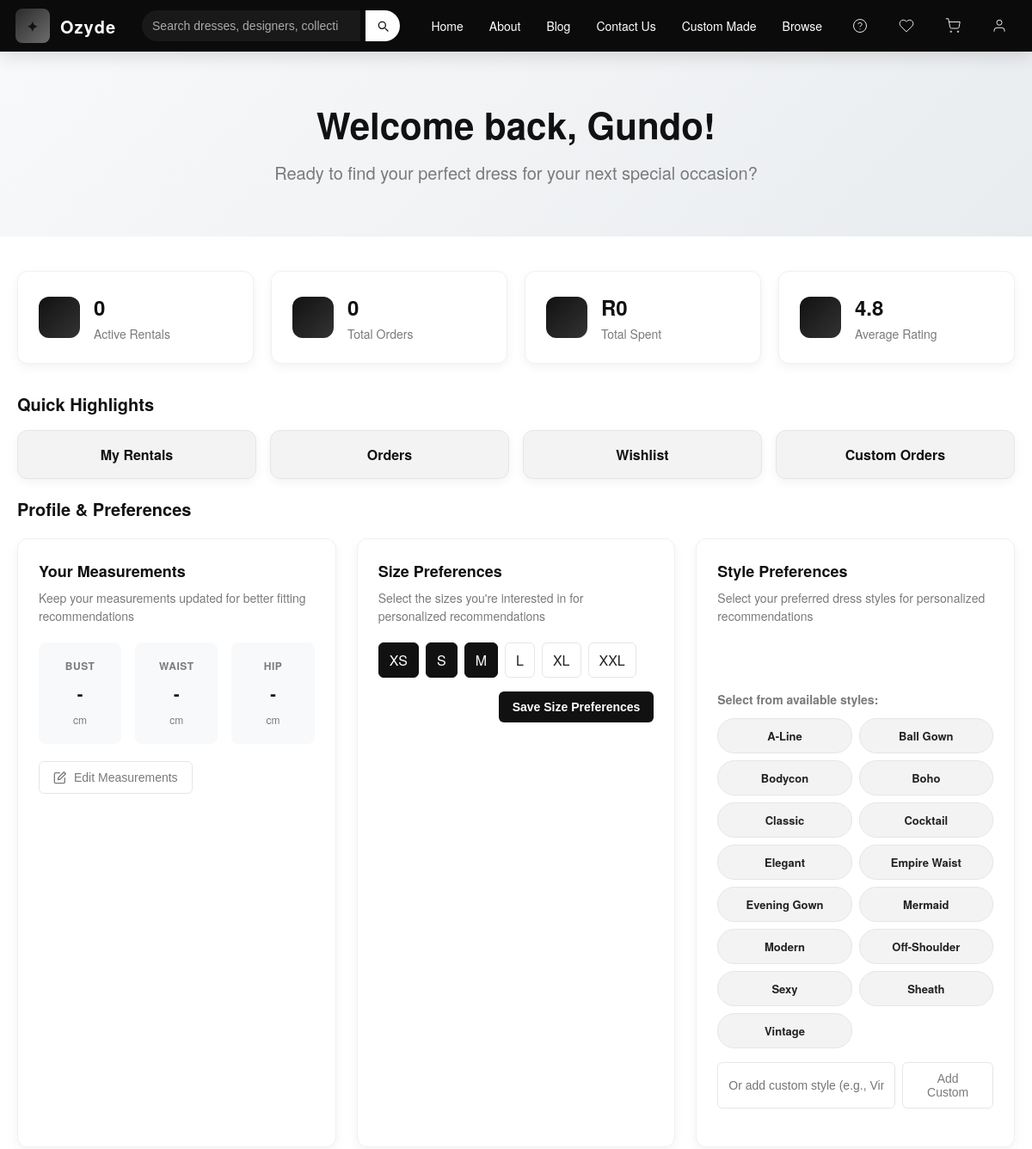
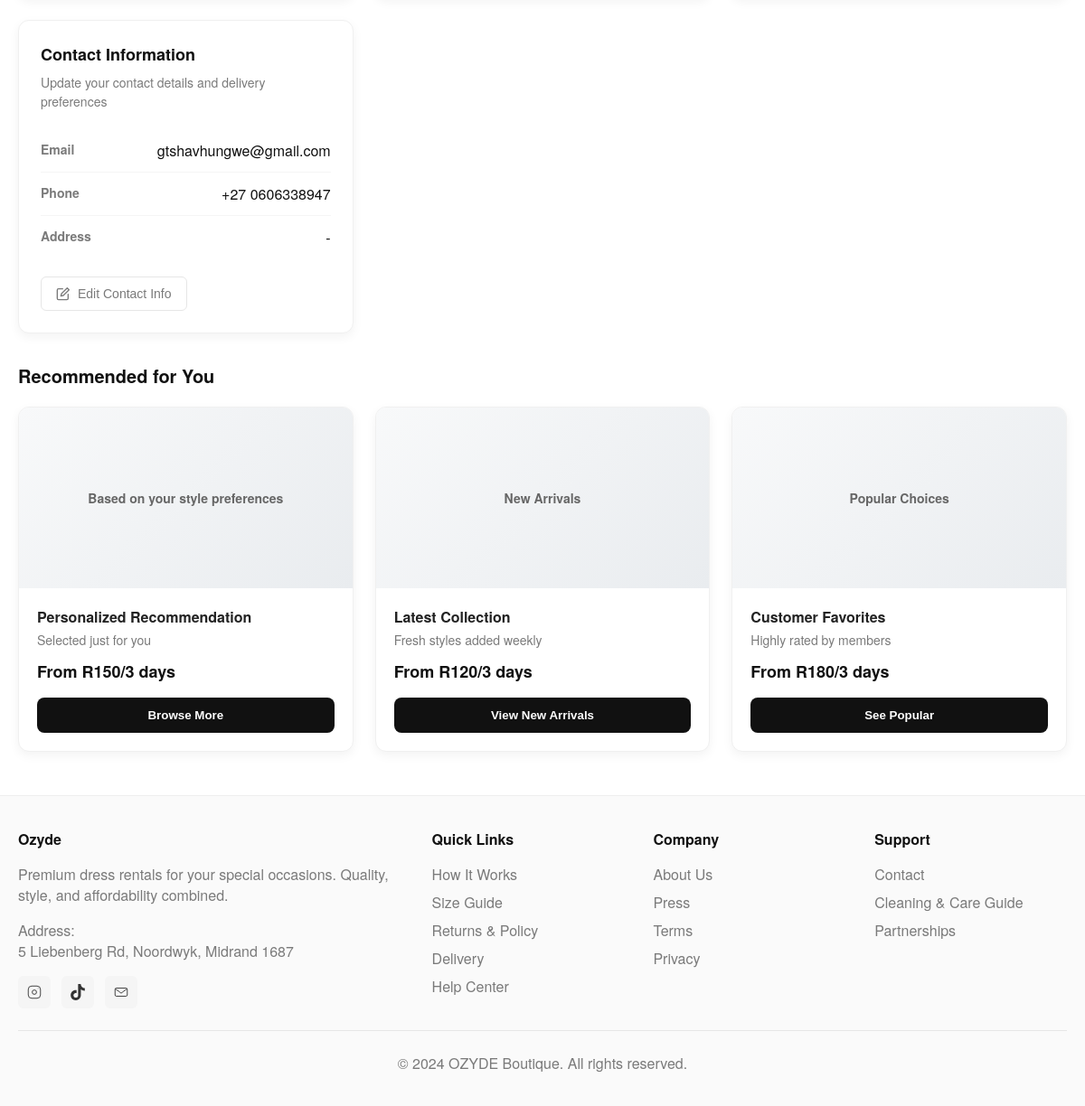
Page /customerdashboard.php (signed in) on the committed database (2 pictures, top to bottom).
### tables this page shows
CREATE TABLE `users` (
  `user_id` int(11) NOT NULL,
  `first_name` varchar(50) NOT NULL,
  `last_name` varchar(50) NOT NULL,
  `email` varchar(100) NOT NULL,
  `password` varchar(255) NOT NULL,
  `phone` varchar(20) DEFAULT NULL,
  `country_code` varchar(5) DEFAULT '+27',
  `role` enum('customer','admin') DEFAULT 'customer',
  `created_at` timestamp NOT NULL DEFAULT current_timestamp(),
  `address_line1` varchar(255) DEFAULT NULL,
  `address_line2` varchar(255) DEFAULT NULL,
  `city` varchar(100) DEFAULT NULL,
  `province` varchar(100) DEFAULT NULL,
  `postal_code` varchar(20) DEFAULT NULL,
  `country` varchar(50) DEFAULT 'South Africa'
);

CREATE TABLE `dress_styles` (
  `style_id` int(11) NOT NULL,
  `style_name` varchar(100) NOT NULL,
  `is_custom` tinyint(1) DEFAULT 0,
  `created_at` timestamp NOT NULL DEFAULT current_timestamp()
);

### customerdashboard.php (the view, shortened to what the rows shown need)
<?php
$db_host = 'localhost';
$db_user = 'root';
$db_pass = '';
$db_name = 'ozyde';
$mysqli = new mysqli($db_host, $db_user, $db_pass, $db_name);
$mysqli->set_charset('utf8mb4');
$user_id = $_SESSION['user_id'];
$user_query = "SELECT u.first_name, u.last_name, u.email, u.phone, u.country_code,
                      u.address_line1, u.address_line2, u.city, u.province, u.postal_code, u.country,
                      um.bust, um.waist, um.hips
               FROM users u
               LEFT JOIN user_measurements um ON u.user_id = um.user_id
               WHERE u.user_id = ?";
$user_stmt = $mysqli->prepare($user_query);
$user_stmt->bind_param("i", $user_id);
$user_stmt->execute();
$user_result = $user_stmt->get_result();
$user_data = $user_result->fetch_assoc();
$all_styles_query = "SELECT style_id, style_name FROM dress_styles WHERE is_custom = 0 ORDER BY style_name";
$all_styles_result = $mysqli->query($all_styles_query);
$all_styles = [];
while ($row = $all_styles_result->fetch_assoc()) {
    $all_styles[] = $row;
}
$user_styles = [];
function esc($s) {
    return htmlspecialchars((string)$s, ENT_QUOTES | ENT_SUBSTITUTE, 'UTF-8');
}
?>
<!doctype html>
<html lang="en">
<head>
</head>
<body>
    <main>
        <section class="welcome-banner">
            <div class="welcome-content">
                <h1>Welcome back, <?php echo esc($user_data['first_name'] ?? 'User'); ?>!</h1>
                <p>Ready to find your perfect dress for your next special occasion?</p>
            </div>
        </section>
        <div class="dashboard-content">
            <section class="quick-highlights">
                <h2>Quick Highlights</h2>
            </section>
            <section class="profile-preferences-section">
                <h2 class="section-title">Profile & Preferences</h2>
                <div class="preferences-grid">
                    <div class="preference-card styles-card">
                        <div class="style-selection-section">
                            <div class="style-selection-grid">
                                <?php
                                $user_style_ids = array_column($user_styles, 'style_id');
                                foreach ($all_styles as $style):
                                    $is_selected = in_array($style['style_id'], $user_style_ids);
                                ?>
                                <div class="style-selection-chip <?php echo $is_selected ? 'selected' : ''; ?>"
                                     data-style-id="<?php echo esc($style['style_id']); ?>"
                                     onclick="toggleStyle(<?php echo esc($style['style_id']); ?>, this)">
                                    <?php echo esc($style['style_name']); ?>
                                </div>
                                <?php endforeach; ?>
                            </div>
                        </div>
                    </div>
                    <div class="preference-card contact-card">
                        <div class="contact-info" id="contactInfo">
                            <div class="contact-item">
                                <label>Email</label>
                                <div class="contact-value" id="emailDisplay">
                                    <?php echo esc($user_data['email'] ?? '-'); ?>
                                </div>
                            </div>
                            <div class="contact-item">
                                <label>Phone</label>
                                <div class="contact-value" id="phoneDisplay">
                                    <?php
                                    $phone = $user_data['phone'] ?? '';
                                    $country_code = $user_data['country_code'] ?? '+27';
                                    echo $phone ? esc($country_code . ' ' . $phone) : '-';
                                    ?>
                                </div>
                            </div>
                        </div>
                    </div>
                </div>
            </section>
            <section class="recommendations-section">
                <h2 class="section-title">Recommended for You</h2>
            </section>
        </div>
    </main>
</body>
</html>

### rows in the picture
users: first_name "Gundo", email "gtshavhungwe@gmail.com", country_code+phone "+27 0606338947"
dress_styles: style_name "A-Line"
dress_styles: style_name "Ball Gown"
dress_styles: style_name "Bodycon"
dress_styles: style_name "Boho"
dress_styles: style_name "Classic"
dress_styles: style_name "Cocktail"
dress_styles: style_name "Elegant"
dress_styles: style_name "Empire Waist"
dress_styles: style_name "Evening Gown"
dress_styles: style_name "Mermaid"
dress_styles: style_name "Modern"
dress_styles: style_name "Off-Shoulder"
dress_styles: style_name "Sexy"
dress_styles: style_name "Sheath"
dress_styles: style_name "Vintage"

### other values in the picture
$user_stats['active_rentals'] "0"
$user_stats['total_orders'] "0"
$user_stats['total_spent'] "0"
$size "XS"
$size "S"
$size "M"
$size "L"
$size "XL"
$size "XXL"
